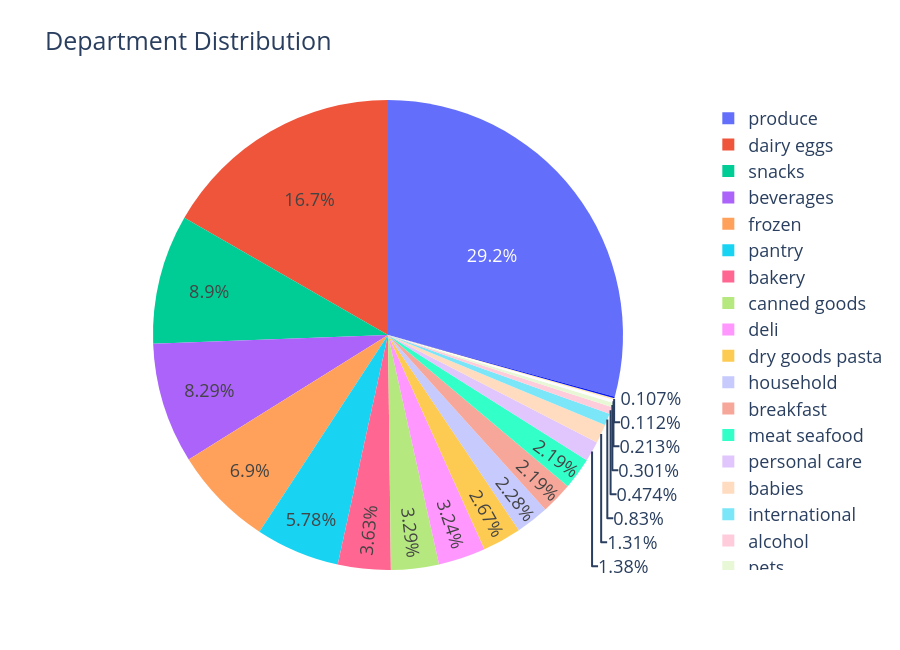

This figure's notebook cell:
### Markdown cell above
# 4. Department Distribution

### Code cell
department_counts = df[
    "department"
].value_counts()

fig = px.pie(
    values=department_counts.values,
    names=department_counts.index,
    title="Department Distribution"

)

fig.update_layout(
    font=dict(size=18),
    height=650
)

fig.show()

### Figure 1 — Plotly figure (JSON) as saved in the notebook; plotly's stock layout.template omitted (floating-point values rounded to 4 significant figures)
{"data": [{"domain": {"x": [0, 1], "y": [0, 1]}, "hovertemplate": "label=%{label}<br>value=%{value}<extra></extra>", "labels": ["produce", "dairy eggs", "snacks", "beverages", "frozen", "pantry", "bakery", "canned goods", "deli", "dry goods pasta", "household", "breakfast", "meat seafood", "personal care", "babies", "international", "alcohol", "pets", "missing", "other", "bulk"], "legendgroup": "", "name": "", "showlegend": true, "type": "pie", "values": [9479291, 5414016, 2887550, 2690129, 2236432, 1875577, 1176787, 1068058, 1051249, 866627, 738666, 709569, 708931, 447123, 423802, 269253, 153696, 97724, 69145, 36291, 34573]}], "layout": {"font": {"size": 18}, "height": 650, "legend": {"tracegroupgap": 0}, "title": {"text": "Department Distribution"}}}
